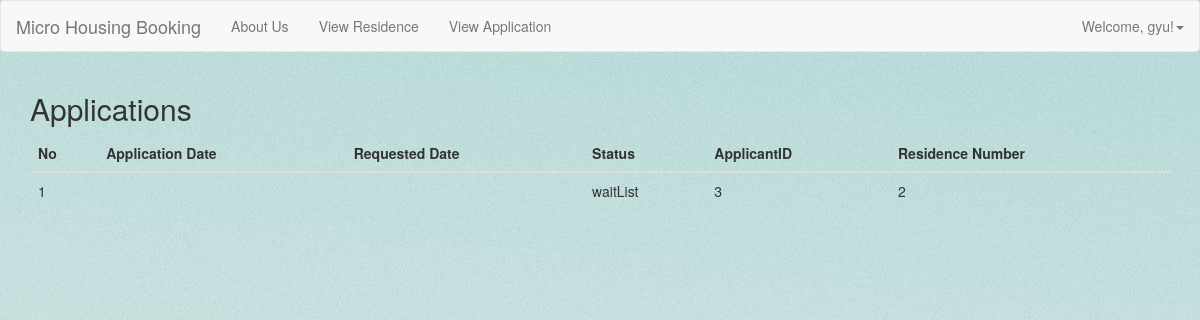
Screenshot of /MHSWebsite/applicant/ViewApplication.php (signed in) with the database file from the repository.
### tables this page shows
CREATE TABLE `application` (
  `applicationID` int(11) NOT NULL,
  `applicationDate` date NOT NULL,
  `requested_date` date NOT NULL,
  `status` varchar(10) NOT NULL,
  `applicantID` int(11) NOT NULL,
  `residenceID` int(11) NOT NULL
);

### MHSWebsite/applicant/ViewApplication.php (the view, shortened to what this page needs)
<!DOCTYPE html>
<html lang="en">
<head>
    <link rel="stylesheet" type="text/css" href="../style.css">
    <link rel="stylesheet" href="https://maxcdn.bootstrapcdn.com/bootstrap/3.4.1/css/bootstrap.min.css"></link>
</head>
<body>
<nav class="navbar navbar-default">
	<div class="container-fluid">
		<div class="navbar-header">
			<a class="navbar-brand" href="index.php">Micro Housing Booking</a>
		</div>
		<ul class="nav navbar-nav">
			<li><a href="About.php">About Us</a></li>
			<li><a href="ViewResidence.php">View Residence</a></li>
			<li><a href="ViewApplication.php">View Application</a></li>
		</ul>
    <ul class="nav navbar-nav navbar-right">
        <li class="dropdown"><a class="dropdown-toggle" data-toggle="dropdown" href="#">Welcome, <?php echo $_SESSION['username']; ?>!<span class="caret"></span></a>
        </li>
    </ul>
	</div>
</nav>
<div class="container">
  <h2>Applications</h2>
  <table class="table table-hover">
    <thead>
      <tr>
        <th>No</th>
        <th>Application Date</th>
        <th>Requested Date</th>
        <th>Status</th>
        <th>ApplicantID</th>
        <th>Residence Number</th>
      </tr>
      <?php
            include "../connectdb.php";
            $tampil = mysqli_query($connectdb, "SELECT * FROM application");
            while($data=mysqli_fetch_array($tampil))
            {
            ?>
            <tr>
              <td> <?php echo $data['applicationID']; ?> </td>
              <td> <?php echo $data['applicationDate']= $_GET['applicationDate']; ?> </td>
              <td> <?php echo $data['requested_date']= $_GET['requested_date']; ?> </td>
              <td> <?php echo $data['status']; ?> </td>
              <td> <?php echo $data['applicantID']; ?> </td>
              <td> <?php echo $data['residenceID']; ?> </td>
            </tr>
              <?php } ?>
    </thead>
  </table>
</div>
</body>
</html>

### MHSWebsite/style.css (style rules this page uses)
body { background:url(img/backgrn.jpg); }

### rows the page displays
application: applicationID "1", status "waitList", applicantID "3", residenceID "2"

### other values shown
$_SESSION['username'] "gyu"
